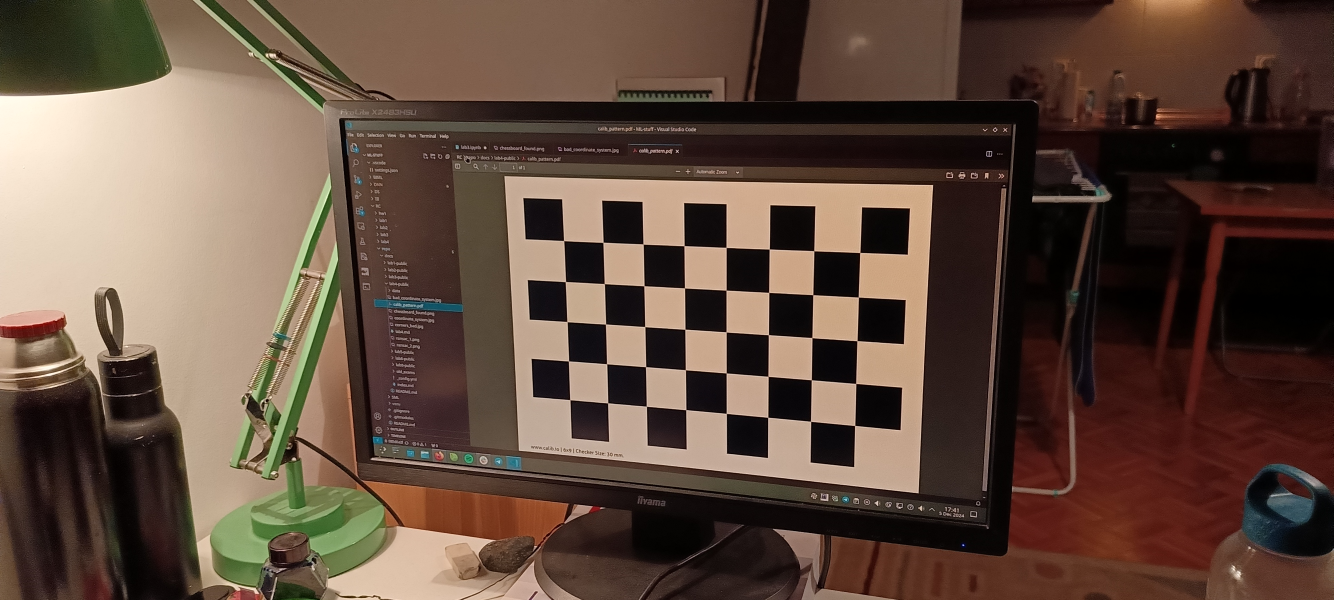
#> input picture 1.1/RC/hw1/data1-phone/IMG20241205174102.jpg, 4000 x 1800 px (shown at 1/3 size)
$ python -i solution.py   (imports and definitions only)
#> lines starting #> are read from the running program, lines starting #| are printed output that depends on the picture; after the words box and inside, x2 and y2 are one past the last pixel; in counts of white or black regions, pixels touching at a corner belong together
import mujoco
import random
import numpy as np
import math
import cv2
from typing import Tuple
from PIL import Image
import sys
import time

# [6 lines left out: function PIL_show, not called in this run]

def find_colored_pixels(img, color = 'red'):
    hsv_img = cv2.cvtColor(img, cv2.COLOR_RGB2HSV)
    lower2 = upper2 = None

    if color == 'red':
        lower1 = np.array([0, 50, 50])
        upper1 = np.array([10, 255, 255])
        lower2 = np.array([170, 50, 50])
        upper2 = np.array([180, 255, 255])

    if color == 'grey':
        lower1 = np.array([ 0, 0, 66])
        upper1 = np.array([ 10, 50, 166])

    if color == 'green':
        lower1 = np.array([35, 50, 50])
        upper1 = np.array([85, 255, 255])

    if color == 'blue':
        lower1 = np.array([110, 138, 65])
        upper1 = np.array([130, 255, 255])

    mask = cv2.inRange(hsv_img, lower1, upper1)

    if lower2 is not None:
        mask2 = cv2.inRange(hsv_img, lower2, upper2)
        mask = cv2.bitwise_or(mask, mask2)

    return mask

def cut_vertical_strip(img, width, cut_bottom = None):
    _, W, _ = img.shape
    cut_from, cut_to = (W - width) // 2, (W + width) // 2
    if cut_bottom is None:
        return img[:, cut_from : cut_to, :]
    else:
        return img[: -cut_bottom, cut_from : cut_to, :]

def cut_strip_and_count(img, strip_width, color = 'red', cut_bottom = None, show = False):
    img = cut_vertical_strip(img, strip_width, cut_bottom)
    red_mask = find_colored_pixels(img, color = color)
    pixels_detected = np.sum(red_mask > 0)

    if(show and pixels_detected > 0):
        PIL_show(img)
        PIL_show(red_mask)
        time.sleep(2)

    return pixels_detected

def shape_detection(img, gray, verbose = False):
    _, threshold = cv2.threshold(gray, 127, 255, cv2.THRESH_BINARY)

    contours, _ = cv2.findContours(
        threshold, cv2.RETR_TREE, cv2.CHAIN_APPROX_SIMPLE)

    if verbose:
        print(f'found {len(contours)} contours')

    for contour in contours:

        approx = cv2.approxPolyDP(
            contour, 0.01 * cv2.arcLength(contour, True), True)

        if verbose:
            cv2.drawContours(img, [contour], 0, (0, 0, 255), 5)

        if verbose:
            print(len(approx))

        if len(approx) < 10:
            return 'box'
        else:
            return 'sphere'

class Detector:
    def __init__(self) -> None:
        self.saw_shape = False
        self.prediction = None
        self.img = None
        self.shape = ""

    def detect(self, img) -> None:
        verbose = False

        if not self.saw_shape:

            pixels_detected = cut_strip_and_count(img, strip_width = 50)
            red_mask = find_colored_pixels(img, color = 'red')

            if verbose:
                print(pixels_detected, end = ' ')

            if(pixels_detected > 100):
                self.saw_shape = True

                if verbose:
                    PIL_show(red_mask)

                self.shape = shape_detection(img, red_mask)

                if verbose:
                    print(self.shape)
                    PIL_show(img)

    def result(self) -> str:
        return self.shape

# [79 lines left out: functions detect_corners, get_dash_camera_intrinsics, get_objpoints, pnp_project, not called in this run]

class DetectorPos:
    def __init__(self) -> None:
        pass

    # [16 lines left out: function detect, not called in this run]

>>> import cv2
>>> picture = cv2.cvtColor(cv2.imread('../../hw1/data1-phone/IMG20241205174102.jpg'), cv2.COLOR_BGR2RGB)
>>> result = Detector().detect(picture)
#> in cut_strip_and_count, `pixels_detected = np.sum(red_mask > 0)`: pixels_detected = 8482
#> call 2 of find_colored_pixels, with color = 'red'
#> in find_colored_pixels (call 2), `mask = cv2.inRange(hsv_img, lower1, upper1)`:
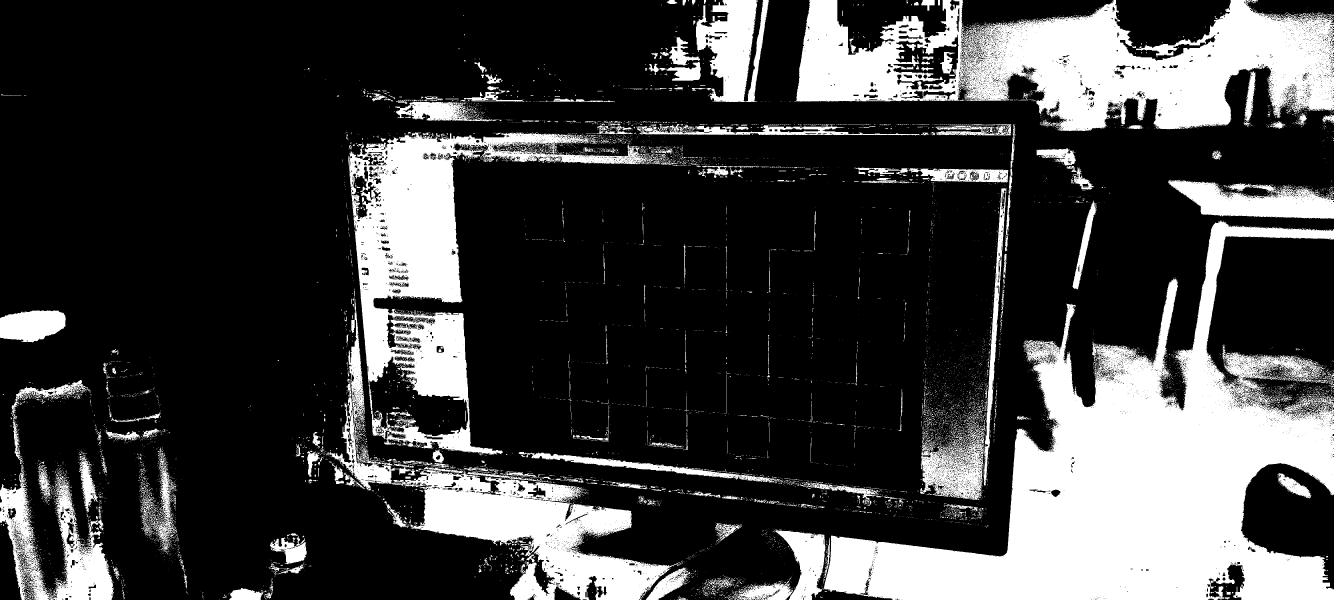
#> mask: shape (1800, 4000) (shown at 1/3 size); 25.1% white; 10508 white regions (9791 under 20 px), largest, box (x1, y1, x2, y2) and area: (2469, 662, 4000, 1800) 679164, (2388, 0, 4000, 393) 349439, (1045, 396, 2000, 1365) 228419
#> in find_colored_pixels (call 2), `mask2 = cv2.inRange(hsv_img, lower2, upper2)`:
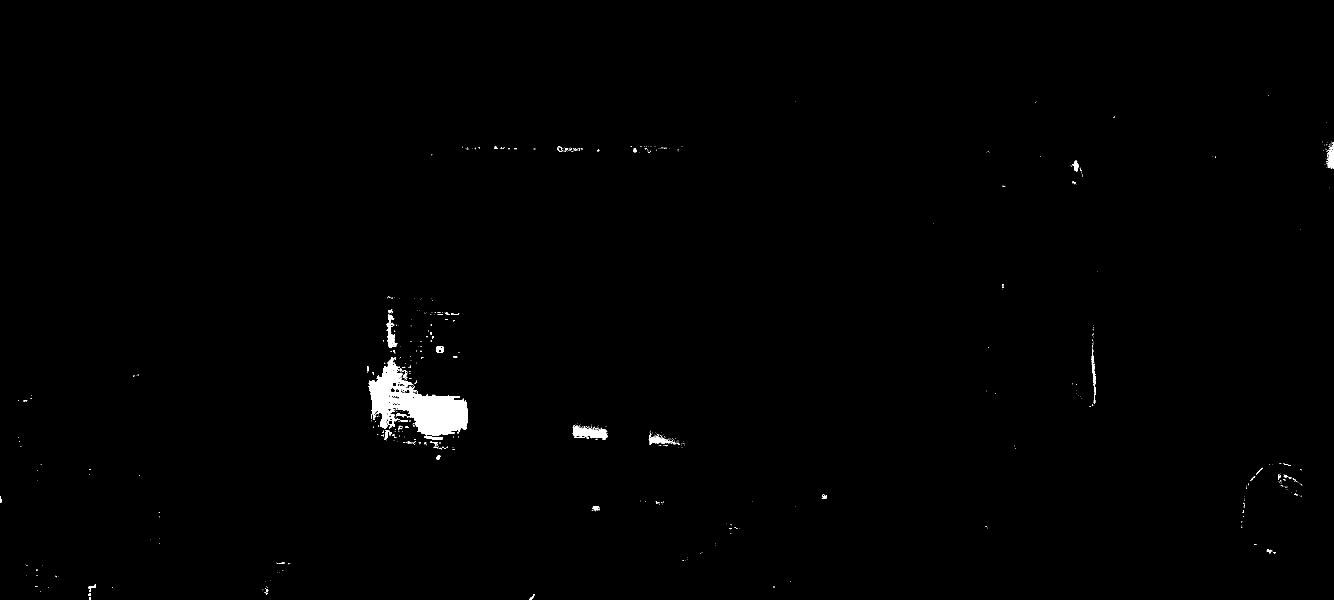
#> mask2: shape (1800, 4000) (shown at 1/3 size); 0.59% white; 716 white regions (656 under 20 px), largest, box (x1, y1, x2, y2) and area: (1108, 1072, 1404, 1308) 30883, (1718, 1278, 1822, 1316) 2311, (1160, 944, 1192, 1044) 1249
#> in find_colored_pixels (call 2), `mask = cv2.bitwise_or(mask, mask2)`:
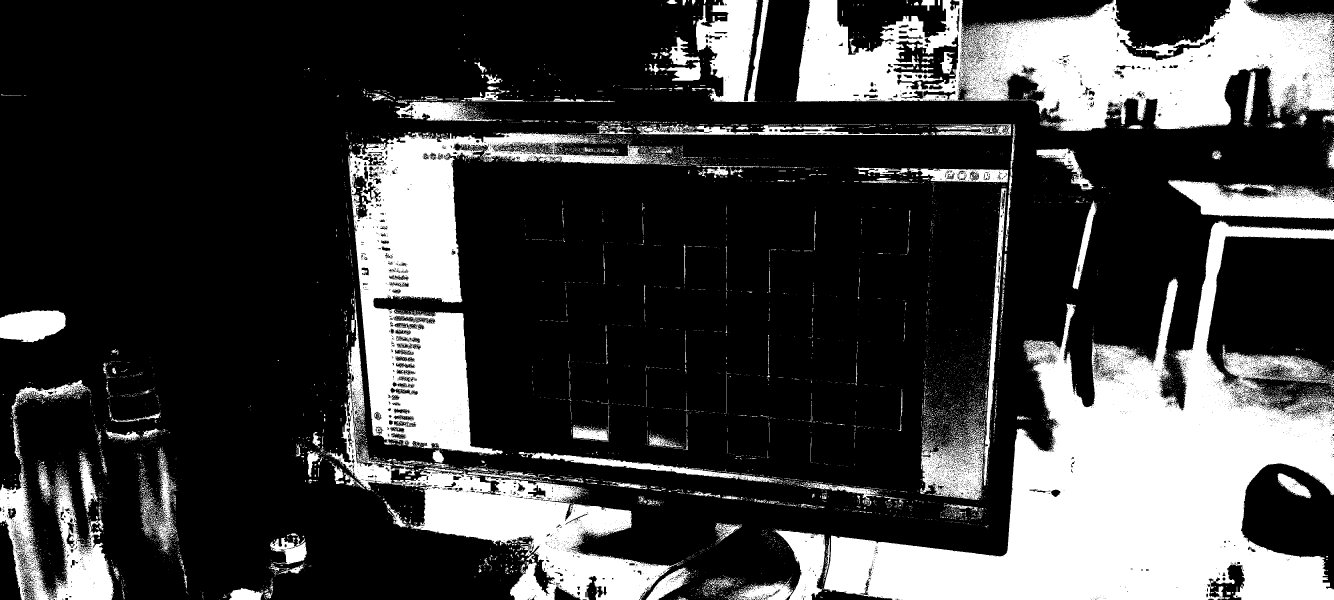
#> mask: shape (1800, 4000) (shown at 1/3 size); 25.7% white; 10537 white regions (9836 under 20 px)
#> in shape_detection, `contours, _ = cv2.findContours( threshold, cv2.RETR_TREE, cv2.CHAIN_AP..`: contours = 25093 contours, 23547 with area under 20; largest, box (x1, y1, x2, y2) and area: (2469, 662, 4000, 1800) 689510, (2388, 0, 4000, 393) 381190, (1045, 396, 2000, 1365) 291320, (979, 889, 2038, 1800) 164783, (0, 1399, 342, 1800) 53993
#> the loop in shape_detection, `for contour in contours: ` made 1 pass
#> approx on pass 1: [[2229, 1799]]
#> in detect, `self.shape = shape_detection(img, red_mask)`: self.shape = 'box'
#> result = None

$ run again, on 1.1/RC/hw1/data1-phone/IMG20241205174105.jpg
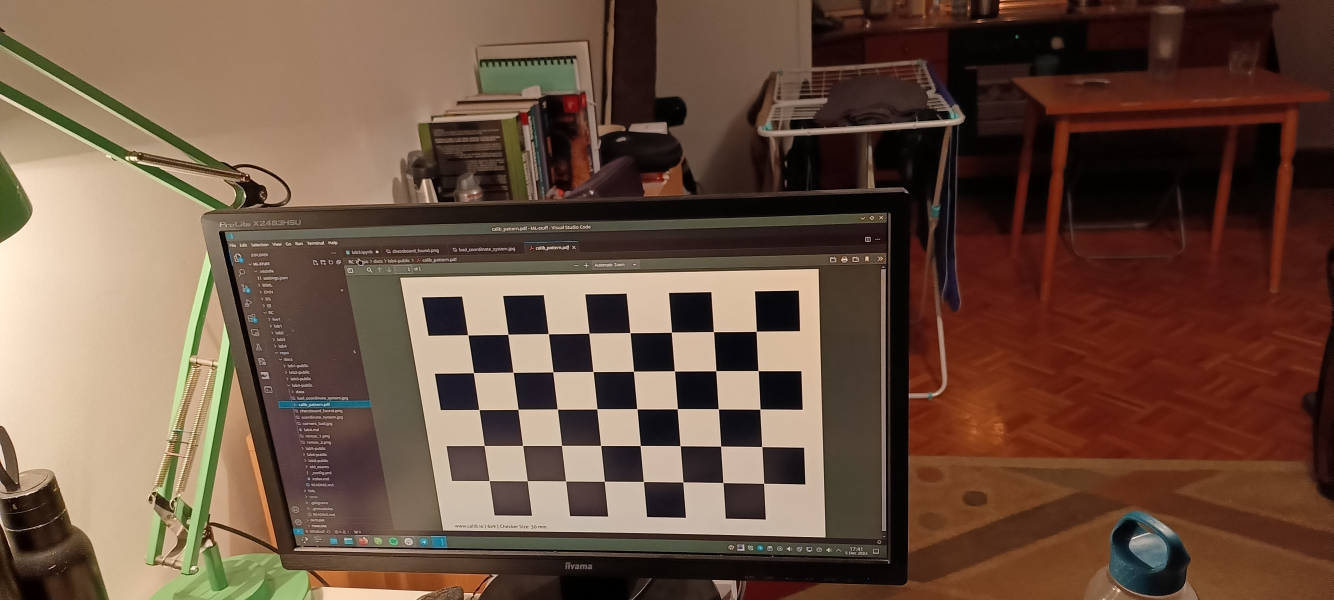
#> input picture 1.1/RC/hw1/data1-phone/IMG20241205174105.jpg, 4000 x 1800 px (shown at 1/3 size)
#> in cut_strip_and_count, `pixels_detected = np.sum(red_mask > 0)`: pixels_detected = 8909
#> hsv_img: shape (1800, 4000, 3); mean H, S, V 19.4, 122.6, 108.2
#> in find_colored_pixels (call 2), `mask = cv2.inRange(hsv_img, lower1, upper1)`:
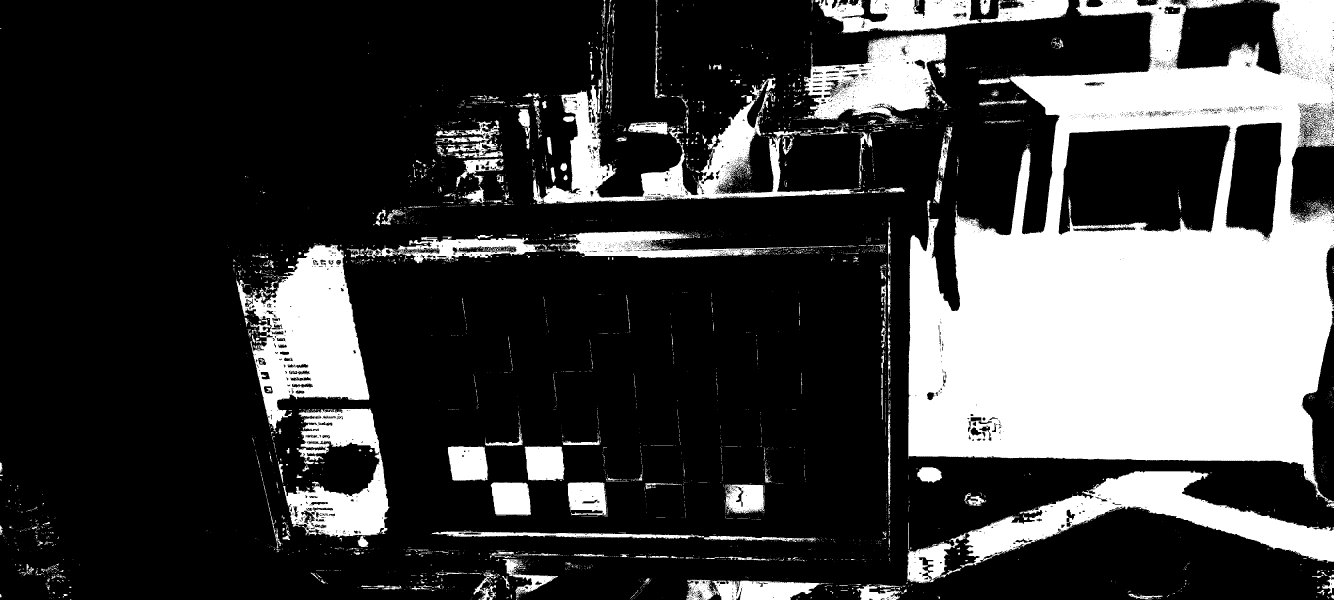
#> mask: shape (1800, 4000) (shown at 1/3 size); 25% white; 5601 white regions (5044 under 20 px), largest, box (x1, y1, x2, y2) and area: (2725, 0, 4000, 1509) 1108465, (708, 734, 1108, 1294) 114466, (2722, 1412, 4000, 1750) 111926
#> mask2: shape (1800, 4000); 0.72% white; 632 white regions (578 under 20 px), largest, box (x1, y1, x2, y2) and area: (808, 1228, 1138, 1490) 39623, (1815, 468, 1880, 521) 1351, (1698, 1306, 1795, 1329) 1311
#> in find_colored_pixels (call 2), `mask = cv2.bitwise_or(mask, mask2)`:
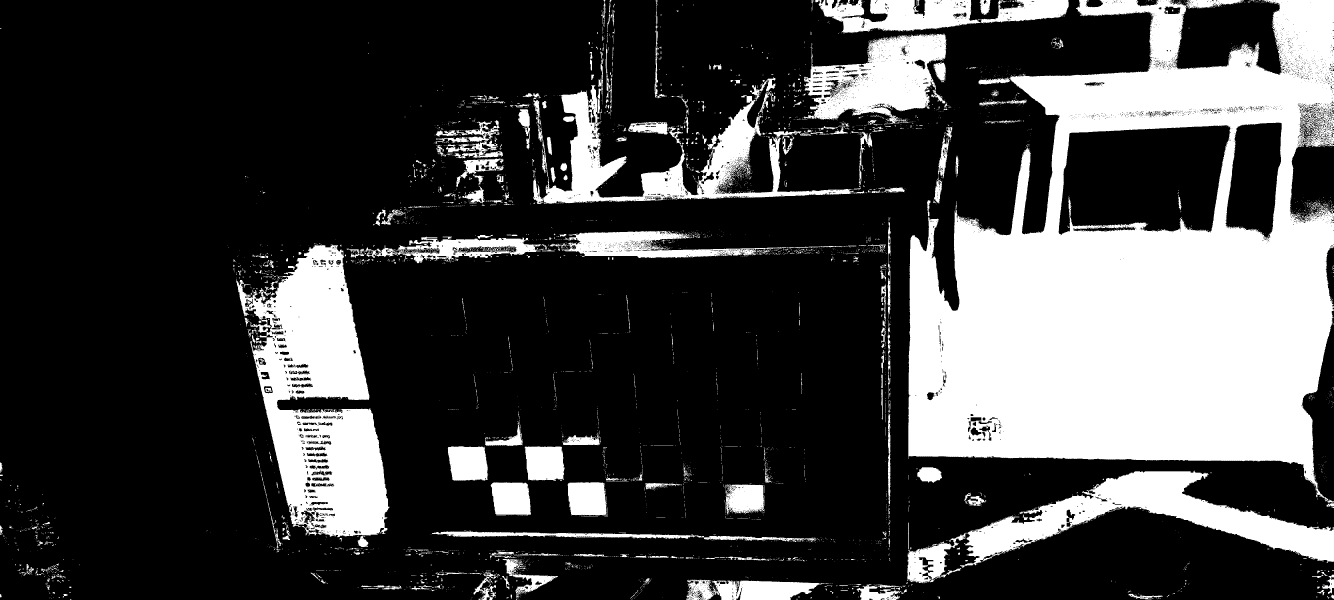
#> mask: shape (1800, 4000) (shown at 1/3 size); 25.7% white; 5694 white regions (5154 under 20 px)
#> contours = 12094 contours, 11240 with area under 20; largest, box (x1, y1, x2, y2) and area: (2725, 0, 4000, 1509) 1301508, (708, 734, 1168, 1612) 229757, (3175, 375, 3693, 706) 139180, (2722, 1412, 4000, 1750) 112660, (1600, 232, 2561, 612) 80563
#> the loop in shape_detection, `for contour in contours: ` made 1 pass
#> approx on pass 1: [[2126, 1799]]
#> self.shape = 'box'
#> result = None

$ run again, on 1.1/RC/hw1/data1-phone/IMG20241205174108.jpg
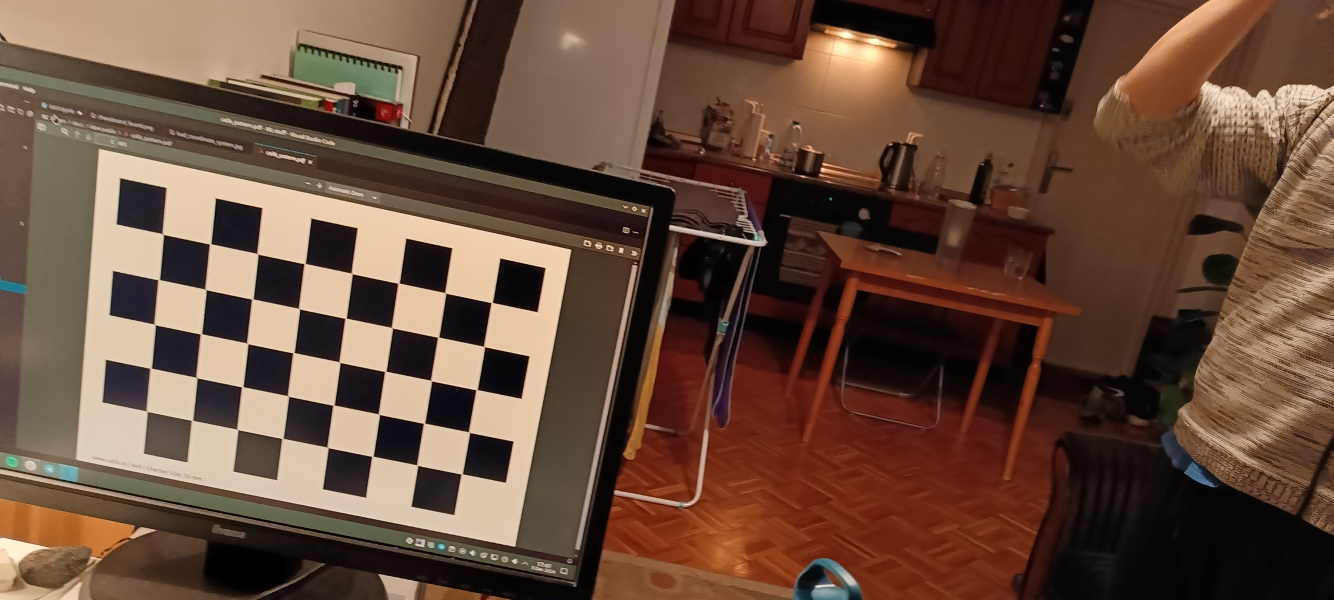
#> input picture 1.1/RC/hw1/data1-phone/IMG20241205174108.jpg, 4000 x 1800 px (shown at 1/3 size)
#> in cut_strip_and_count, `pixels_detected = np.sum(red_mask > 0)`: pixels_detected = 41493
#> hsv_img: shape (1800, 4000, 3); mean H, S, V 21.3, 127, 103.4
#> in find_colored_pixels (call 2), `mask = cv2.inRange(hsv_img, lower1, upper1)`:
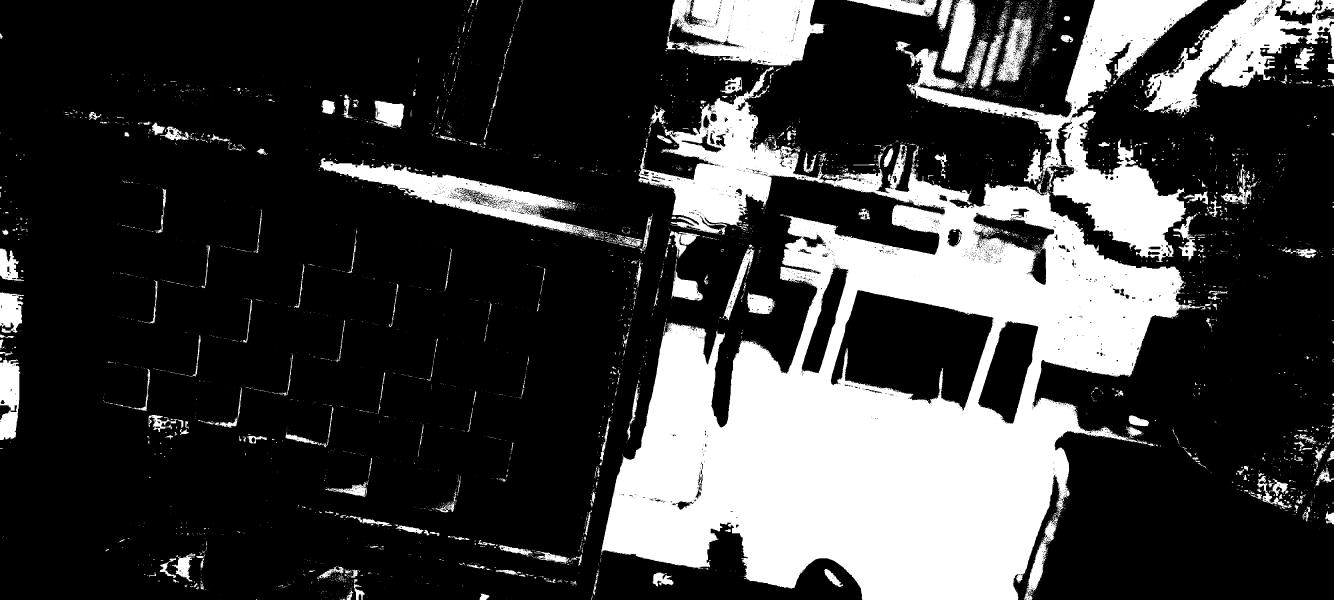
#> mask: shape (1800, 4000) (shown at 1/3 size); 24.3% white; 5688 white regions (5126 under 20 px), largest, box (x1, y1, x2, y2) and area: (1803, 200, 3634, 1800) 1210769, (2688, 0, 3623, 786) 159396, (3430, 0, 4000, 346) 70572
#> mask2: shape (1800, 4000); 0.13% white; 390 white regions (358 under 20 px), largest, box (x1, y1, x2, y2) and area: (2236, 582, 2296, 670) 2393, (2134, 1083, 2200, 1282) 1320, (0, 1216, 51, 1260) 982
#> in find_colored_pixels (call 2), `mask = cv2.bitwise_or(mask, mask2)`:
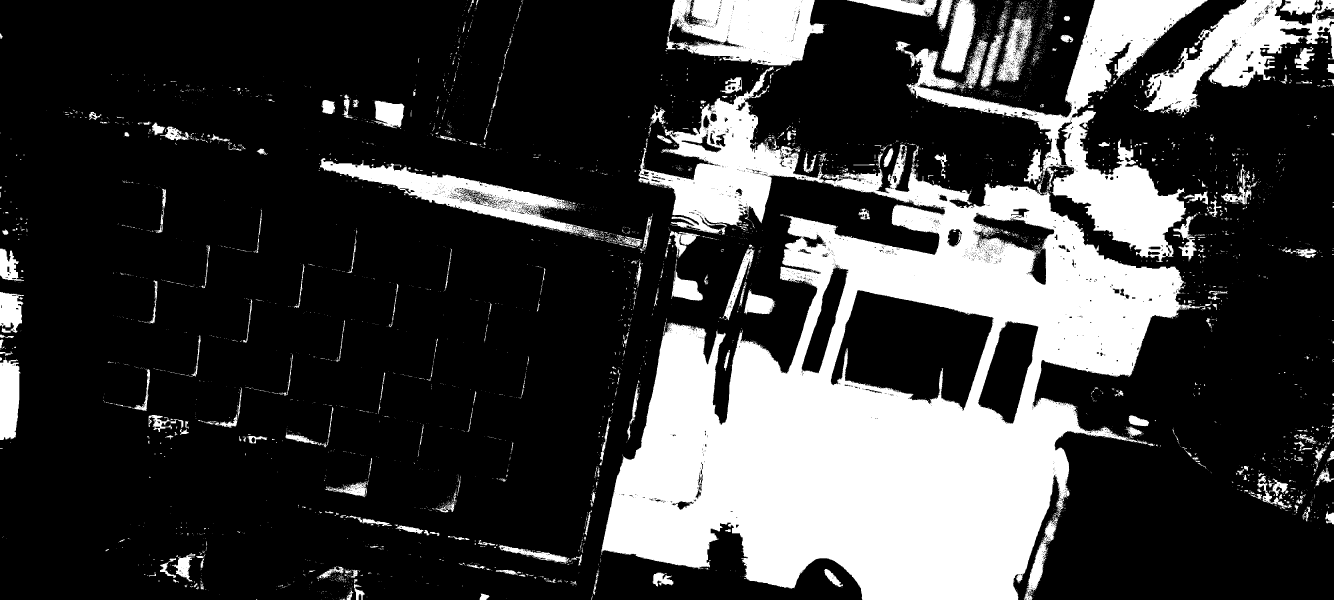
#> mask: shape (1800, 4000) (shown at 1/3 size); 24.5% white; 5774 white regions (5214 under 20 px)
#> contours = 11193 contours, 10464 with area under 20; largest, box (x1, y1, x2, y2) and area: (1803, 200, 3634, 1800) 1401972, (2688, 0, 3623, 786) 160850, (2491, 870, 2981, 1233) 113909, (1998, 0, 2475, 198) 72988, (3430, 0, 4000, 346) 72658
#> the loop in shape_detection, `for contour in contours: ` made 1 pass
#> approx on pass 1: [[1020, 1799], [1021, 1799]]
#> self.shape = 'box'
#> result = None
